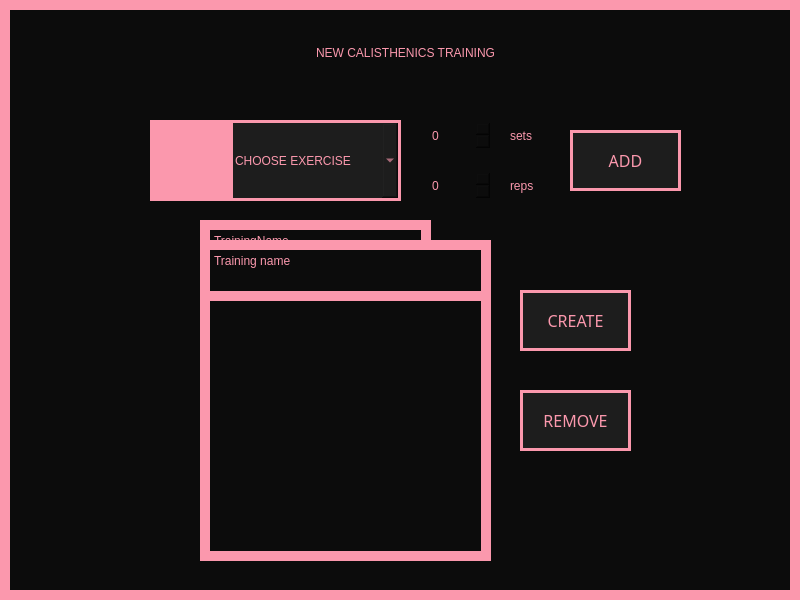
<?xml version="1.0" encoding="UTF-8"?>
<ui version="4.0">
 <class>MainWindow</class>
 <widget class="QMainWindow" name="MainWindow">
  <property name="geometry">
   <rect>
    <x>0</x>
    <y>0</y>
    <width>800</width>
    <height>600</height>
   </rect>
  </property>
  <property name="windowTitle">
   <string>MainWindow</string>
  </property>
  <property name="styleSheet">
   <string notr="true">border: 10px solid #FB98AD;background-color: #0C0C0C;
color: #FB98AD;</string>
  </property>
  <widget class="QWidget" name="centralwidget">
   <widget class="QPushButton" name="choose_type_btn">
    <property name="geometry">
     <rect>
      <x>110</x>
      <y>30</y>
      <width>591</width>
      <height>45</height>
     </rect>
    </property>
    <property name="cursor">
     <cursorShape>PointingHandCursor</cursorShape>
    </property>
    <property name="styleSheet">
     <string notr="true">border: none;
font: 20pt &quot;PRIMETIME&quot;;</string>
    </property>
    <property name="text">
     <string>NEW CALISTHENICS TRAINING</string>
    </property>
   </widget>
   <widget class="QListWidget" name="training_list">
    <property name="geometry">
     <rect>
      <x>200</x>
      <y>290</y>
      <width>291</width>
      <height>271</height>
     </rect>
    </property>
   </widget>
   <widget class="QPushButton" name="bw_btn">
    <property name="geometry">
     <rect>
      <x>150</x>
      <y>120</y>
      <width>81</width>
      <height>81</height>
     </rect>
    </property>
    <property name="cursor">
     <cursorShape>PointingHandCursor</cursorShape>
    </property>
    <property name="styleSheet">
     <string notr="true">border: none;
background-color: #FB98AD;</string>
    </property>
    <property name="text">
     <string/>
    </property>
    <property name="icon">
     <iconset>
      <normaloff>View/resources/023-muscle.svg</normaloff>View/resources/023-muscle.svg</iconset>
    </property>
    <property name="iconSize">
     <size>
      <width>60</width>
      <height>60</height>
     </size>
    </property>
   </widget>
   <widget class="QComboBox" name="exercise_combo">
    <property name="geometry">
     <rect>
      <x>230</x>
      <y>120</y>
      <width>171</width>
      <height>81</height>
     </rect>
    </property>
    <property name="acceptDrops">
     <bool>false</bool>
    </property>
    <property name="styleSheet">
     <string notr="true">background-color: #1D1D1D;border: 3px solid #FB98AD;
font: 8pt &quot;PRIMETIME&quot;;text-align: center;</string>
    </property>
    <item>
     <property name="text">
      <string>CHOOSE EXERCISE</string>
     </property>
    </item>
    <item>
     <property name="text">
      <string>PUSH UP</string>
     </property>
    </item>
    <item>
     <property name="text">
      <string>SIT UP</string>
     </property>
    </item>
    <item>
     <property name="text">
      <string>SQUAT</string>
     </property>
    </item>
   </widget>
   <widget class="QPushButton" name="add_btn">
    <property name="geometry">
     <rect>
      <x>570</x>
      <y>130</y>
      <width>111</width>
      <height>61</height>
     </rect>
    </property>
    <property name="font">
     <font>
      <family>PRIMETIME</family>
      <pointsize>12</pointsize>
      <weight>50</weight>
      <italic>false</italic>
      <bold>false</bold>
     </font>
    </property>
    <property name="cursor">
     <cursorShape>PointingHandCursor</cursorShape>
    </property>
    <property name="styleSheet">
     <string notr="true">background-color: #1D1D1D;border: 3px solid #FB98AD;
font: 12pt &quot;PRIMETIME&quot;;</string>
    </property>
    <property name="text">
     <string>ADD</string>
    </property>
   </widget>
   <widget class="QSpinBox" name="set_spin">
    <property name="geometry">
     <rect>
      <x>430</x>
      <y>120</y>
      <width>61</width>
      <height>31</height>
     </rect>
    </property>
    <property name="styleSheet">
     <string notr="true">border: 1px;
font: 12pt &quot;MS Shell Dlg 2&quot;;
</string>
    </property>
   </widget>
   <widget class="QSpinBox" name="rep_spin">
    <property name="geometry">
     <rect>
      <x>430</x>
      <y>170</y>
      <width>61</width>
      <height>31</height>
     </rect>
    </property>
    <property name="styleSheet">
     <string notr="true">border: 1px;
font: 12pt &quot;MS Shell Dlg 2&quot;;
</string>
    </property>
   </widget>
   <widget class="QPushButton" name="sets_btn">
    <property name="geometry">
     <rect>
      <x>510</x>
      <y>120</y>
      <width>41</width>
      <height>31</height>
     </rect>
    </property>
    <property name="cursor">
     <cursorShape>PointingHandCursor</cursorShape>
    </property>
    <property name="styleSheet">
     <string notr="true">border: none;
font: 10pt &quot;PRIMETIME&quot;;
text-align: left;
</string>
    </property>
    <property name="text">
     <string>sets</string>
    </property>
   </widget>
   <widget class="QPushButton" name="reps_btn">
    <property name="geometry">
     <rect>
      <x>510</x>
      <y>170</y>
      <width>41</width>
      <height>31</height>
     </rect>
    </property>
    <property name="cursor">
     <cursorShape>PointingHandCursor</cursorShape>
    </property>
    <property name="styleSheet">
     <string notr="true">border: none;
font: 10pt &quot;PRIMETIME&quot;;
text-align: left;
</string>
    </property>
    <property name="text">
     <string>reps</string>
    </property>
   </widget>
   <widget class="QPushButton" name="create_training_btn">
    <property name="geometry">
     <rect>
      <x>520</x>
      <y>290</y>
      <width>111</width>
      <height>61</height>
     </rect>
    </property>
    <property name="font">
     <font>
      <family>PRIMETIME</family>
      <pointsize>12</pointsize>
      <weight>50</weight>
      <italic>false</italic>
      <bold>false</bold>
     </font>
    </property>
    <property name="cursor">
     <cursorShape>PointingHandCursor</cursorShape>
    </property>
    <property name="styleSheet">
     <string notr="true">background-color: #1D1D1D;border: 3px solid #FB98AD;
font: 12pt &quot;PRIMETIME&quot;;</string>
    </property>
    <property name="text">
     <string>CREATE</string>
    </property>
   </widget>
   <widget class="QPlainTextEdit" name="tr_name_btn">
    <property name="geometry">
     <rect>
      <x>200</x>
      <y>220</y>
      <width>231</width>
      <height>71</height>
     </rect>
    </property>
    <property name="plainText">
     <string>TrainingName</string>
    </property>
   </widget>
   <widget class="QPushButton" name="remove_training_btn">
    <property name="geometry">
     <rect>
      <x>520</x>
      <y>390</y>
      <width>111</width>
      <height>61</height>
     </rect>
    </property>
    <property name="font">
     <font>
      <family>PRIMETIME</family>
      <pointsize>12</pointsize>
      <weight>50</weight>
      <italic>false</italic>
      <bold>false</bold>
     </font>
    </property>
    <property name="cursor">
     <cursorShape>PointingHandCursor</cursorShape>
    </property>
    <property name="styleSheet">
     <string notr="true">background-color: #1D1D1D;border: 3px solid #FB98AD;
font: 12pt &quot;PRIMETIME&quot;;</string>
    </property>
    <property name="text">
     <string>REMOVE</string>
    </property>
   </widget>
   <widget class="QPlainTextEdit" name="training_name">
    <property name="geometry">
     <rect>
      <x>200</x>
      <y>240</y>
      <width>291</width>
      <height>61</height>
     </rect>
    </property>
    <property name="styleSheet">
     <string notr="true">border: 10px solid #FB98AD;
font: 12pt &quot;MS Shell Dlg 2&quot;;
</string>
    </property>
    <property name="plainText">
     <string>Training name</string>
    </property>
   </widget>
  </widget>
 </widget>
 <resources/>
 <connections/>
</ui>
